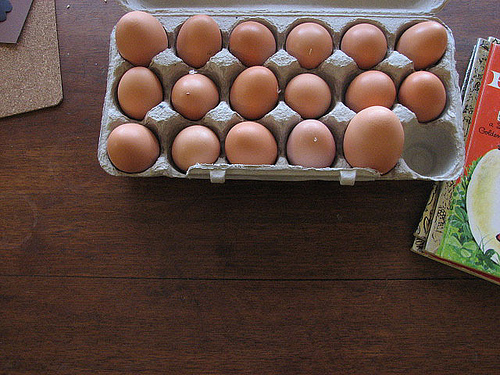
//> input picture opencv_image_segmentation/build/eggs1.jpg, 500 x 375 px
$ ./imageSegmentation   (built with g++ and OpenCV 4)
//> lines starting //> are read from the running program, lines starting //| are printed output that depends on the picture; after the words box and inside, x2 and y2 are one past the last pixel; in counts of white or black regions, pixels touching at a corner belong together
/**
 * @function Watershed_and_Distance_Transform.cpp
 * @brief Sample code showing how to segment overlapping objects using Laplacian filtering, in addition to Watershed and Distance Transformation
 * @author OpenCV Team
 */

#include <opencv2/opencv.hpp>
#include <iostream>

using namespace std;
using namespace cv;

int main()
{
//! [load_image]
    // Load the image
    Mat src = imread("eggs1.jpg");
//> src is the input picture: 375 rows x 500 cols, CV_8UC3; mean B, G, R 63.7, 72.1, 94.1

    // Check if everything was fine
    if (!src.data)
        return -1;

    // Show source image
    imshow("Source Image", src);
//! [load_image]

//! [black_bg]
    // Change the background from white to black, since that will help later to extract
    // better results during the use of Distance Transform
    for( int x = 0; x < src.rows; x++ ) {
      for( int y = 0; y < src.cols; y++ ) {
          if ( src.at<Vec3b>(x, y) == Vec3b(255,255,255) ) {
            src.at<Vec3b>(x, y)[0] = 0;
            src.at<Vec3b>(x, y)[1] = 0;
            src.at<Vec3b>(x, y)[2] = 0;
          }
        }
    }
//> src: 375 rows x 500 cols, CV_8UC3; 2 pixels changed, all inside (x1, y1, x2, y2) = (326, 55, 476, 116)

    // Show output image
    imshow("Black Background Image", src);
//! [black_bg]

//! [sharp]
    // Create a kernel that we will use for accuting/sharpening our image
    Mat kernel = (Mat_<float>(3,3) <<
            1,  1, 1,
            1, -8, 1,
            1,  1, 1); // an approximation of second derivative, a quite strong kernel

    // do the laplacian filtering as it is
    // well, we need to convert everything in something more deeper then CV_8U
    // because the kernel has some negative values,
    // and we can expect in general to have a Laplacian image with negative values
    // BUT a 8bits unsigned int (the one we are working with) can contain values from 0 to 255
    // so the possible negative number will be truncated
    Mat imgLaplacian;
    Mat sharp = src; // copy source image to another temporary one
    filter2D(sharp, imgLaplacian, CV_32F, kernel);
    src.convertTo(sharp, CV_32F);
    Mat imgResult = sharp - imgLaplacian;

    // convert back to 8bits gray scale
    imgResult.convertTo(imgResult, CV_8UC3);
//> imgResult: 375 rows x 500 cols, CV_8UC3
    imgLaplacian.convertTo(imgLaplacian, CV_8UC3);
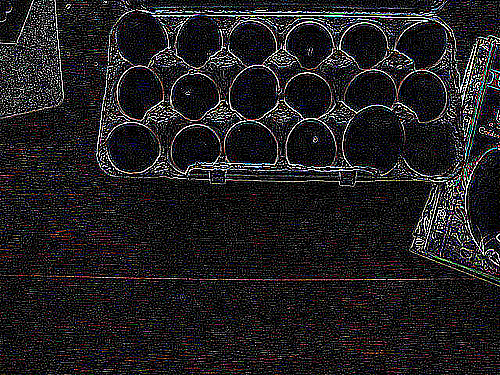
//> imgLaplacian: 375 rows x 500 cols, CV_8UC3; mean B, G, R 33.4, 31.3, 33.1

    // imshow( "Laplace Filtered Image", imgLaplacian );
    imshow( "New Sharped Image", imgResult );
//! [sharp]

    src = imgResult; // copy back

//! [bin]
    // Create binary image from source image
    Mat bw;
    cvtColor(src, bw, CV_BGR2GRAY);
    threshold(bw, bw, 100, 255, CV_THRESH_BINARY | CV_THRESH_OTSU);
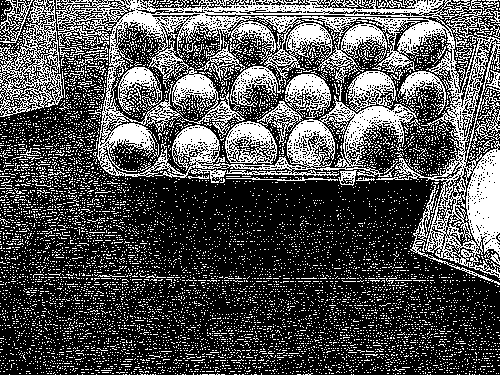
//> bw: 375 rows x 500 cols, CV_8UC1; 31.9% white in thin lines or dots
    imshow("Binary Image", bw);
//! [bin]

//! [dist]
    // Perform the distance transform algorithm
    Mat dist;
    distanceTransform(bw, dist, CV_DIST_L2, 3);

    // Normalize the distance image for range = {0.0, 1.0}
    // so we can visualize and threshold it
    normalize(dist, dist, 0, 1., NORM_MINMAX);
    imshow("Distance Transform Image", dist);
//! [dist]

//! [peaks]
    // Threshold to obtain the peaks
    // This will be the markers for the foreground objects
    threshold(dist, dist, .4, 1., CV_THRESH_BINARY);
//> dist: 375 rows x 500 cols, CV_32FC1; values 0 (black) and 1 (white), 0.26% white; 9 white regions (7 under 20 px), largest, box (x1, y1, x2, y2) and area: (482, 186, 500, 227) 369, (120, 129, 137, 138) 57

    // Dilate a bit the dist image
    Mat kernel1 = Mat::ones(3, 3, CV_8UC1);
    dilate(dist, dist, kernel1);
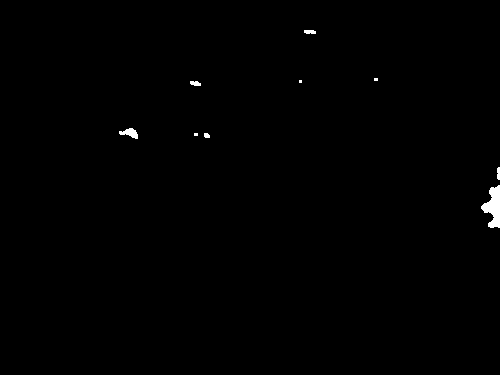
//> dist: 375 rows x 500 cols, CV_32FC1; values 0 (black) and 1 (white), 0.41% white; 9 white regions (3 under 20 px), largest, box (x1, y1, x2, y2) and area: (481, 185, 500, 228) 472, (119, 128, 138, 139) 117, (190, 81, 201, 86) 44, (304, 30, 316, 34) 43, (497, 167, 500, 180) 36, (204, 133, 210, 138) 26
    imshow("Peaks", dist);
//! [peaks]

//! [seeds]
    // Create the CV_8U version of the distance image
    // It is needed for findContours()
    Mat dist_8u;
    dist.convertTo(dist_8u, CV_8U);
//> dist_8u: 375 rows x 500 cols, CV_8UC1; values 0 (black) and 1 (white), 0.41% white; 9 white regions (3 under 20 px)

    // Find total markers
    vector<vector<Point> > contours;
    findContours(dist_8u, contours, CV_RETR_EXTERNAL, CV_CHAIN_APPROX_SIMPLE);
//> contours = 9 contours, 4 with area under 20; largest, box (x1, y1, x2, y2) and area: (481, 185, 500, 228) 416, (119, 128, 138, 139) 94, (190, 81, 201, 86) 31, (304, 30, 316, 34) 29, (497, 167, 500, 180) 22

    // Create the marker image for the watershed algorithm
    Mat markers = Mat::zeros(dist.size(), CV_32SC1);

    // Draw the foreground markers
    for (size_t i = 0; i < contours.size(); i++)
        drawContours(markers, contours, static_cast<int>(i), Scalar::all(static_cast<int>(i)+1), -1);
//> this loop made 9 passes
//> markers: 375 rows x 500 cols, CV_32SC1; 10 distinct labels, from 0 to 9

    // Draw the background marker
    circle(markers, Point(5,5), 3, CV_RGB(255,255,255), -1);
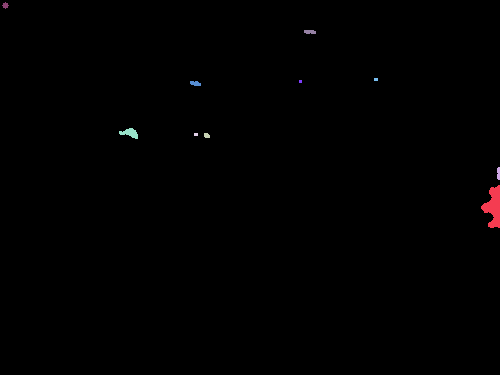
//> markers: 375 rows x 500 cols, CV_32SC1; 11 distinct labels, from 0 to 255; one colour per label, 0 black
    imshow("Markers", markers*10000);
//! [seeds]

//! [watershed]
    // Perform the watershed algorithm
    watershed(src, markers);
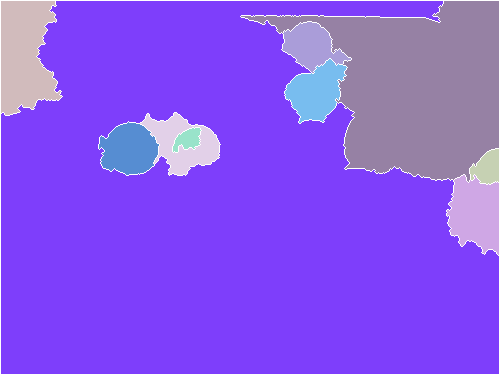
//> markers: 375 rows x 500 cols, CV_32SC1; 11 distinct labels, from -1 to 255; one colour per label, 0 black, -1 white

    Mat mark = Mat::zeros(markers.size(), CV_8UC1);
    markers.convertTo(mark, CV_8UC1);
    bitwise_not(mark, mark);
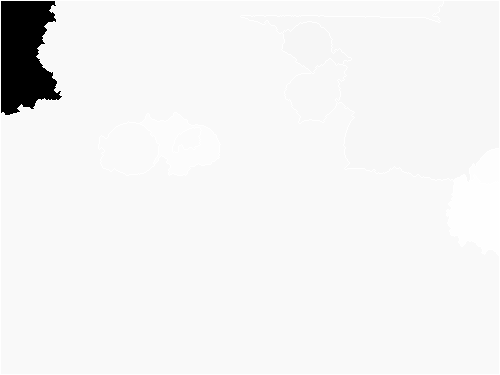
//> mark: 375 rows x 500 cols, CV_8UC1; min 0, max 255, mean 242.2
//    imshow("Markers_v2", mark); // uncomment this if you want to see how the mark
                                  // image looks like at that point

    // Generate random colors
    vector<Vec3b> colors;
    for (size_t i = 0; i < contours.size(); i++)
    {
        int b = theRNG().uniform(0, 255);
        int g = theRNG().uniform(0, 255);
        int r = theRNG().uniform(0, 255);

        colors.push_back(Vec3b((uchar)b, (uchar)g, (uchar)r));
    }

    // Create the result image
    Mat dst = Mat::zeros(markers.size(), CV_8UC3);

    // Fill labeled objects with random colors
    for (int i = 0; i < markers.rows; i++)
    {
        for (int j = 0; j < markers.cols; j++)
        {
            int index = markers.at<int>(i,j);
            if (index > 0 && index <= static_cast<int>(contours.size()))
                dst.at<Vec3b>(i,j) = colors[index-1];
            else
                dst.at<Vec3b>(i,j) = Vec3b(0,0,0);
        }
    }
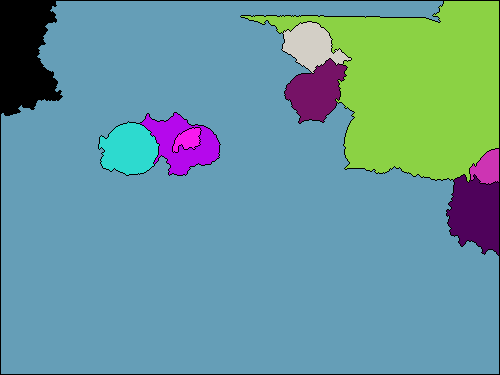
//> dst: 375 rows x 500 cols, CV_8UC3; mean B, G, R 157.7, 152.3, 103.5

    // Visualize the final image
    imshow("Final Result", dst);
//! [watershed]

    waitKey(0);
    return 0;
}
